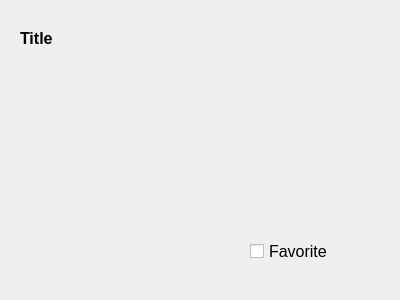
<?xml version="1.0" encoding="UTF-8"?>
<ui version="4.0">
 <class>QHistPlot</class>
 <widget class="QWidget" name="QHistPlot">
  <property name="geometry">
   <rect>
    <x>0</x>
    <y>0</y>
    <width>400</width>
    <height>300</height>
   </rect>
  </property>
  <property name="windowTitle">
   <string>Form</string>
  </property>
  <widget class="QCustomPlot" name="widgetHist" native="true">
   <property name="geometry">
    <rect>
     <x>10</x>
     <y>70</y>
     <width>381</width>
     <height>161</height>
    </rect>
   </property>
  </widget>
  <widget class="QLabel" name="labelTitle">
   <property name="geometry">
    <rect>
     <x>20</x>
     <y>30</y>
     <width>121</width>
     <height>17</height>
    </rect>
   </property>
   <property name="font">
    <font>
     <pointsize>12</pointsize>
     <weight>75</weight>
     <bold>true</bold>
    </font>
   </property>
   <property name="text">
    <string>Title</string>
   </property>
  </widget>
  <widget class="QCheckBox" name="chBoxFavorite">
   <property name="geometry">
    <rect>
     <x>250</x>
     <y>240</y>
     <width>131</width>
     <height>22</height>
    </rect>
   </property>
   <property name="font">
    <font>
     <pointsize>12</pointsize>
    </font>
   </property>
   <property name="text">
    <string>Favorite</string>
   </property>
  </widget>
 </widget>
 <customwidgets>
  <customwidget>
   <class>QCustomPlot</class>
   <extends>QWidget</extends>
   <header>qcustomplot/qcustomplot.h</header>
   <container>1</container>
  </customwidget>
 </customwidgets>
 <resources/>
 <connections>
  <connection>
   <sender>chBoxFavorite</sender>
   <signal>clicked(bool)</signal>
   <receiver>QHistPlot</receiver>
   <slot>SetFavorite(bool)</slot>
   <hints>
    <hint type="sourcelabel">
     <x>300</x>
     <y>258</y>
    </hint>
    <hint type="destinationlabel">
     <x>204</x>
     <y>260</y>
    </hint>
   </hints>
  </connection>
 </connections>
 <slots>
  <slot>SetFavorite(bool)</slot>
 </slots>
</ui>
